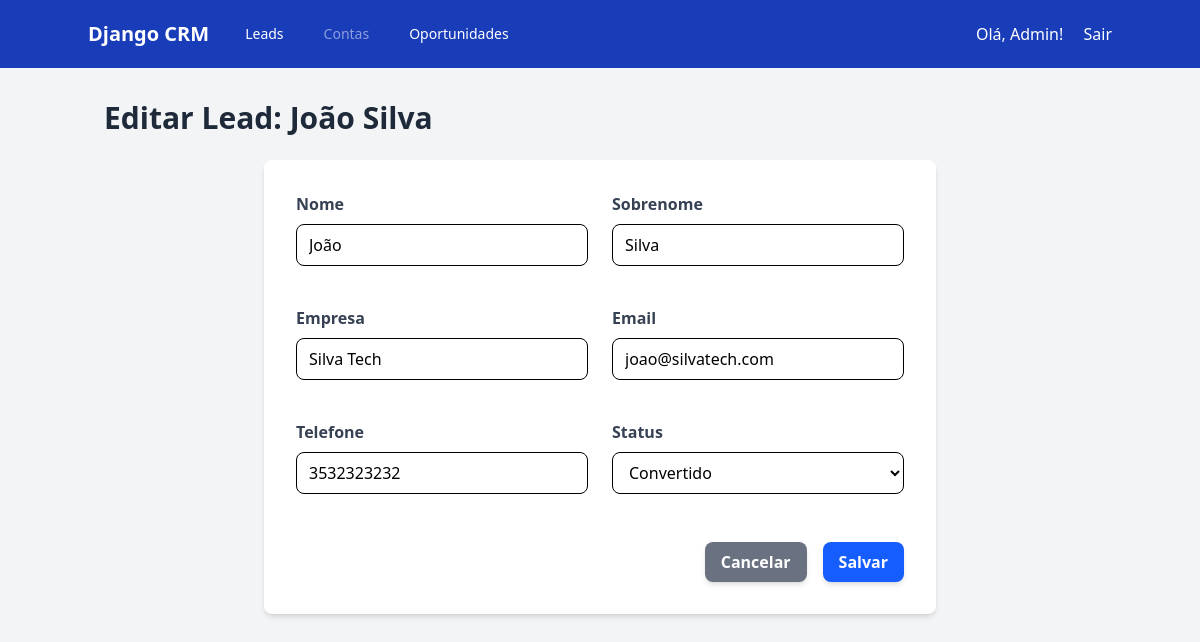
/leads/6/update/ (signed in), run on the app's committed database.
### users/models.py (models this page shows, shortened)
class User(AbstractUser):
    ROLE_CHOICES = (
        ('admin', 'Administrador'),
        ('vendedor', 'Vendedor'),
        ('gerente', 'Gerente'),
    )
    role = models.CharField(
        max_length=10,
        choices=ROLE_CHOICES,
        default='vendedor',
    )

### leads/models.py (models this page shows, shortened)
class Lead(models.Model):
    first_name = models.CharField(max_length=100, verbose_name="Nome")
    last_name = models.CharField(max_length=100, verbose_name="Sobrenome")
    company_name = models.CharField(max_length=255, blank=True, null=True, verbose_name="Empresa")
    email = models.EmailField(max_length=255, blank=True, null=True, verbose_name="Email")
    phone = models.CharField(max_length=20, blank=True, null=True, verbose_name="Telefone")
    STATUS_CHOICES = (
        ('novo', 'Novo'),
        ('contatado', 'Contatado'),
        ('qualificado', 'Qualificado'),
        ('perdido', 'Perdido'),
        ('convertido', 'Convertido'),
    )
    status = models.CharField(max_length=15, choices=STATUS_CHOICES, default='novo')
    owner = models.ForeignKey(
        settings.AUTH_USER_MODEL,
        on_delete=models.SET_NULL,
        null=True,
        blank=True,
        related_name="leads_owned",
        verbose_name="Dono do Lead"
    )
    created_at = models.DateTimeField(auto_now_add=True)
    updated_at = models.DateTimeField(auto_now=True)

### leads/views.py (the view, shortened to what this page needs)
# urls.py: path('<int:pk>/update/', LeadUpdateView.as_view(), name='update'),
class LeadUpdateView(LoginRequiredMixin, UpdateView):
    model = Lead
    template_name = 'leads/lead_form.html'
    fields = ['first_name', 'last_name', 'company_name', 'email', 'phone', 'status']
    context_object_name = 'lead'
    def get_queryset(self):
        user = self.request.user
        if user.role == 'gerente':
            return Lead.objects.all()
        else:
            return Lead.objects.filter(owner=user)

### templates/leads/lead_form.html (shortened to what this page needs)
{% extends 'base.html' %}
{% block content %}
    <h1 class="text-3xl font-bold text-gray-800 mb-6">
        {% if object %}
            Editar Lead: {{ object.first_name }} {{ object.last_name }}
        {% else %}
            Criar Novo Lead
        {% endif %}
    </h1>
    <div class="bg-white p-8 rounded-lg shadow-md max-w-2xl mx-auto">
        <form method="post">
            <div class="grid grid-cols-1 md:grid-cols-2 gap-6">
                {% for field in form %}
                <div class="mb-4">
                    <label class="block text-gray-700 font-bold mb-2" for="{{ field.id_for_label }}">
                        {{ field.label }}
                    </label>
                    {{ field }}
                </div>
                {% endfor %}
            </div>
            <div class="mt-8 flex justify-end space-x-4">
                <a href="{% url 'leads:list' %}" class="bg-gray-500 hover:bg-gray-600 text-white font-bold py-2 px-4 rounded-lg shadow-md transition duration-300">
                    Cancelar
                </a>
                <button type="submit" class="bg-blue-600 hover:bg-blue-700 text-white font-bold py-2 px-4 rounded-lg shadow-md transition duration-300">
                    Salvar
                </button>
            </div>
        </form>
    </div>
{% endblock %}

### templates/base.html (shortened to what this page needs)
{% load static %}
{% load tailwind_tags %}
<!DOCTYPE html>
<html lang="pt-br">
<head>
    {% tailwind_css %}
</head>
<body class="bg-gray-100">
    <nav class="bg-blue-800 text-white p-4">
        <div class="container mx-auto flex justify-between items-center">
            <div class="flex items-center space-x-6">
                <a href="{% url 'dashboard:home' %}" class="font-bold text-xl">Django CRM</a>
                {% if user.is_authenticated %}
                <div class="flex space-x-4">
                    <a href="{% url 'leads:list' %}" class="px-3 py-2 rounded-md text-sm font-medium text-white hover:bg-blue-700">Leads</a>
                    <a href="#" class="px-3 py-2 rounded-md text-sm font-medium text-white hover:bg-blue-700 opacity-50 cursor-not-allowed">Contas</a>
                    <a href="{% url 'leads:kanban' %}" class="px-3 py-2 rounded-md text-sm font-medium text-white hover:bg-blue-700">Oportunidades</a>
                </div>
                {% endif %}
            </div>
            <div>
                {% if user.is_authenticated %}
                    <span class="mr-4">Olá, {{ user.username }}!</span>
                    <form action="{% url 'logout' %}" method="post" class="inline">
                        <button type="submit" class="hover:text-gray-300 bg-transparent border-none p-0 cursor-pointer">
                            Sair
                        </button>
                    </form>
                    {% else %}
                    <a href="{% url 'login' %}" class="hover:text-gray-300">Login</a>
                {% endif %}
            </div>
        </div>
    </nav>
    <main class="container mx-auto p-4 mt-4">
        {% block content %}
        {% endblock %}
    </main>
</body>
</html>

### data on the page
User: username "Admin"
Lead: first_name "João", last_name "Silva", form "João" "Silva" "Silva Tech" "joao@silvatech.com" "3532323232" "Convertido"

### other printed values
{{ field.label }} "Nome" "Sobrenome" "Empresa" "Email" "Telefone" "Status"
